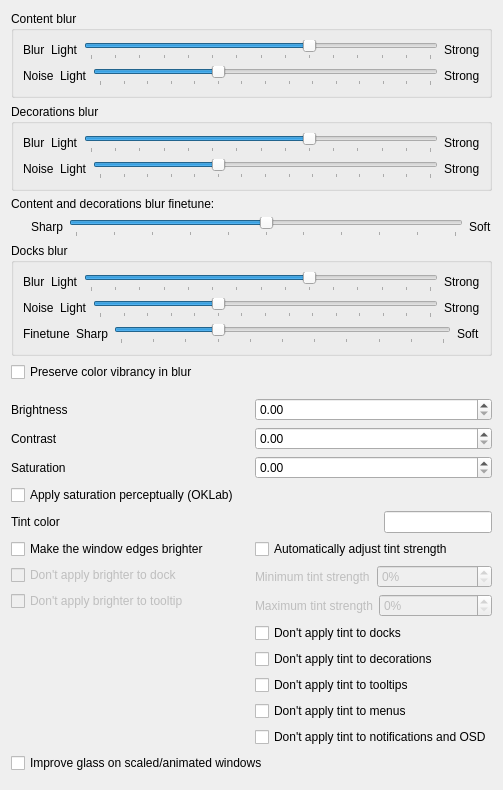
         <widget class="QWidget" name="scrollContentGeneral">
          <layout class="QVBoxLayout">
           <item>
            <widget class="QGroupBox" name="groupBoxContentBlur">
             <property name="title">
              <string>Content blur</string>
             </property>
             <layout class="QVBoxLayout" name="verticalLayoutContentBlur">
              <item>
               <layout class="QHBoxLayout" name="horizontalLayoutContentBlur" stretch="0,0,0,0">
                <item>
                 <widget class="QLabel" name="labelContentBlur">
                  <property name="text">
                   <string>Blur</string>
                  </property>
                 </widget>
                </item>
                <item>
                 <widget class="QLabel" name="labelConstantBlurLight">
                  <property name="text">
                   <string>Light</string>
                  </property>
                 </widget>
                </item>
                <item>
                 <widget class="QSlider" name="kcfg_BlurStrength">
                  <property name="minimum">
                   <number>1</number>
                  </property>
                  <property name="maximum">
                   <number>15</number>
                  </property>
                  <property name="singleStep">
                   <number>1</number>
                  </property>
                  <property name="pageStep">
                   <number>1</number>
                  </property>
                  <property name="value">
                   <number>10</number>
                  </property>
                  <property name="orientation">
                   <enum>Qt::Orientation::Horizontal</enum>
                  </property>
                  <property name="tickPosition">
                   <enum>QSlider::TickPosition::TicksBelow</enum>
                  </property>
                 </widget>
                </item>
                <item>
                 <widget class="QLabel" name="labelConstantBlurStrong">
                  <property name="text">
                   <string>Strong</string>
                  </property>
                 </widget>
                </item>
               </layout>
              </item>
              <item>
               <layout class="QHBoxLayout" name="horizontalLayoutContentNoise">
                <item>
                 <widget class="QLabel" name="labelContentNoise">
                  <property name="text">
                   <string>Noise</string>
                  </property>
                 </widget>
                </item>
                <item>
                 <widget class="QLabel" name="labelConstantNoiseLight">
                  <property name="text">
                   <string>Light</string>
                  </property>
                 </widget>
                </item>
                <item>
                 <widget class="QSlider" name="kcfg_NoiseStrength">
                  <property name="maximum">
                   <number>14</number>
                  </property>
                  <property name="pageStep">
                   <number>5</number>
                  </property>
                  <property name="value">
                   <number>5</number>
                  </property>
                  <property name="orientation">
                   <enum>Qt::Orientation::Horizontal</enum>
                  </property>
                  <property name="tickPosition">
                   <enum>QSlider::TickPosition::TicksBelow</enum>
                  </property>
                  <property name="tickInterval">
                   <number>1</number>
                  </property>
                 </widget>
                </item>
                <item>
                 <widget class="QLabel" name="labelConstantNoiseStrong">
                  <property name="text">
                   <string>Strong</string>
                  </property>
                 </widget>
                </item>
               </layout>
              </item>
             </layout>
            </widget>
           </item>
           <item>
            <widget class="QGroupBox" name="groupBoxDecorationBlur">
             <property name="title">
              <string>Decorations blur</string>
             </property>
             <layout class="QVBoxLayout" name="verticalLayoutDecorationBlur">
              <item>
               <layout class="QHBoxLayout" name="horizontalLayoutDecorationBlur" stretch="0,0,0,0">
                <item>
                 <widget class="QLabel" name="labelDecorationBlur">
                  <property name="text">
                   <string>Blur</string>
                  </property>
                 </widget>
                </item>
                <item>
                 <widget class="QLabel" name="labelDecorationBlurLight">
                  <property name="text">
                   <string>Light</string>
                  </property>
                 </widget>
                </item>
                <item>
                 <widget class="QSlider" name="kcfg_DecorationBlurStrength">
                  <property name="minimum">
                   <number>1</number>
                  </property>
                  <property name="maximum">
                   <number>15</number>
                  </property>
                  <property name="singleStep">
                   <number>1</number>
                  </property>
                  <property name="pageStep">
                   <number>1</number>
                  </property>
                  <property name="value">
                   <number>10</number>
                  </property>
                  <property name="orientation">
                   <enum>Qt::Orientation::Horizontal</enum>
                  </property>
                  <property name="tickPosition">
                   <enum>QSlider::TickPosition::TicksBelow</enum>
                  </property>
                 </widget>
                </item>
                <item>
                 <widget class="QLabel" name="labelDecorationBlurStrong">
                  <property name="text">
                   <string>Strong</string>
                  </property>
                 </widget>
                </item>
               </layout>
              </item>
              <item>
               <layout class="QHBoxLayout" name="horizontalLayoutDecorationNoise">
                <item>
                 <widget class="QLabel" name="labelDecorationNoise">
                  <property name="text">
                   <string>Noise</string>
                  </property>
                 </widget>
                </item>
                <item>
                 <widget class="QLabel" name="labelDecorationNoiseLight">
                  <property name="text">
                   <string>Light</string>
                  </property>
                 </widget>
                </item>
                <item>
                 <widget class="QSlider" name="kcfg_DecorationNoiseStrength">
                  <property name="maximum">
                   <number>14</number>
                  </property>
                  <property name="pageStep">
                   <number>5</number>
                  </property>
                  <property name="value">
                   <number>5</number>
                  </property>
                  <property name="orientation">
                   <enum>Qt::Orientation::Horizontal</enum>
                  </property>
                  <property name="tickPosition">
                   <enum>QSlider::TickPosition::TicksBelow</enum>
                  </property>
                  <property name="tickInterval">
                   <number>1</number>
                  </property>
                 </widget>
                </item>
                <item>
                 <widget class="QLabel" name="labelDecorationNoiseStrong">
                  <property name="text">
                   <string>Strong</string>
                  </property>
                 </widget>
                </item>
               </layout>
              </item>
             </layout>
            </widget>
           </item>
           <item>
            <widget class="QLabel" name="labelBlurFinetuneDescription">
             <property name="text">
              <string>Content and decorations blur finetune:</string>
             </property>
            </widget>
           </item>
           <item>
            <layout class="QHBoxLayout" name="horizontalLayoutBlurFinetune">
             <item>
              <spacer name="horizontalSpacerBlurFinetune">
               <property name="orientation">
                <enum>Qt::Orientation::Horizontal</enum>
               </property>
               <property name="sizeType">
                <enum>QSizePolicy::Policy::Fixed</enum>
               </property>
               <property name="sizeHint" stdset="0">
                <size>
                 <width>20</width>
                 <height>20</height>
                </size>
               </property>
              </spacer>
             </item>
             <item>
              <widget class="QLabel" name="labelBlurFinetuneSharp">
               <property name="text">
                <string>Sharp</string>
               </property>
              </widget>
             </item>
             <item>
              <widget class="QSlider" name="kcfg_BlurFinetune">
               <property name="minimum">
                <number>0</number>
               </property>
               <property name="maximum">
                <number>10</number>
               </property>
               <property name="singleStep">
                <number>1</number>
               </property>
               <property name="pageStep">
                <number>1</number>
               </property>
               <property name="value">
                <number>5</number>
               </property>
               <property name="orientation">
                <enum>Qt::Orientation::Horizontal</enum>
               </property>
               <property name="tickPosition">
                <enum>QSlider::TickPosition::TicksBelow</enum>
               </property>
               <property name="toolTip">
                <string>Tunes the content and decoration blur radius and upsample blend. Lower = tighter / sharper blur, higher = wider / softer blur.</string>
               </property>
              </widget>
             </item>
             <item>
              <widget class="QLabel" name="labelBlurFinetuneSoft">
               <property name="text">
                <string>Soft</string>
               </property>
              </widget>
             </item>
            </layout>
           </item>
           <item>
            <widget class="QGroupBox" name="groupBoxDockBlur">
             <property name="title">
              <string>Docks blur</string>
             </property>
             <layout class="QVBoxLayout" name="verticalLayoutDockBlur">
              <item>
               <layout class="QHBoxLayout" name="horizontalLayoutDockBlur" stretch="0,0,0,0">
                <item>
                 <widget class="QLabel" name="labelDockBlur">
                  <property name="text">
                   <string>Blur</string>
                  </property>
                 </widget>
                </item>
                <item>
                 <widget class="QLabel" name="labelDockBlurLight">
                  <property name="text">
                   <string>Light</string>
                  </property>
                 </widget>
                </item>
                <item>
                 <widget class="QSlider" name="kcfg_DockBlurStrength">
                  <property name="minimum">
                   <number>1</number>
                  </property>
                  <property name="maximum">
                   <number>15</number>
                  </property>
                  <property name="singleStep">
                   <number>1</number>
                  </property>
                  <property name="pageStep">
                   <number>1</number>
                  </property>
                  <property name="value">
                   <number>10</number>
                  </property>
                  <property name="orientation">
                   <enum>Qt::Orientation::Horizontal</enum>
                  </property>
                  <property name="tickPosition">
                   <enum>QSlider::TickPosition::TicksBelow</enum>
                  </property>
                 </widget>
                </item>
                <item>
                 <widget class="QLabel" name="labelDockBlurStrong">
                  <property name="text">
                   <string>Strong</string>
                  </property>
                 </widget>
                </item>
               </layout>
              </item>
              <item>
               <layout class="QHBoxLayout" name="horizontalLayoutDockNoise">
                <item>
                 <widget class="QLabel" name="labelDockNoise">
                  <property name="text">
                   <string>Noise</string>
                  </property>
                 </widget>
                </item>
                <item>
                 <widget class="QLabel" name="labelDockNoiseLight">
                  <property name="text">
                   <string>Light</string>
                  </property>
                 </widget>
                </item>
                <item>
                 <widget class="QSlider" name="kcfg_DockNoiseStrength">
                  <property name="maximum">
                   <number>14</number>
                  </property>
                  <property name="pageStep">
                   <number>5</number>
                  </property>
                  <property name="value">
                   <number>5</number>
                  </property>
                  <property name="orientation">
                   <enum>Qt::Orientation::Horizontal</enum>
                  </property>
                  <property name="tickPosition">
                   <enum>QSlider::TickPosition::TicksBelow</enum>
                  </property>
                  <property name="tickInterval">
                   <number>1</number>
                  </property>
                 </widget>
                </item>
                <item>
                 <widget class="QLabel" name="labelDockNoiseStrong">
                  <property name="text">
                   <string>Strong</string>
                  </property>
                 </widget>
                </item>
               </layout>
              </item>
              <item>
               <layout class="QHBoxLayout" name="horizontalLayoutDockBlurFinetune">
                <item>
                 <widget class="QLabel" name="labelDockBlurFinetune">
                  <property name="text">
                   <string>Finetune</string>
                  </property>
                 </widget>
                </item>
                <item>
                 <widget class="QLabel" name="labelDockBlurFinetuneSharp">
                  <property name="text">
                   <string>Sharp</string>
                  </property>
                 </widget>
                </item>
                <item>
                 <widget class="QSlider" name="kcfg_DockBlurFinetune">
                  <property name="minimum">
                   <number>0</number>
                  </property>
                  <property name="maximum">
                   <number>10</number>
                  </property>
                  <property name="singleStep">
                   <number>1</number>
                  </property>
                  <property name="pageStep">
                   <number>1</number>
                  </property>
                  <property name="value">
                   <number>3</number>
                  </property>
                  <property name="orientation">
                   <enum>Qt::Orientation::Horizontal</enum>
                  </property>
                  <property name="tickPosition">
                   <enum>QSlider::TickPosition::TicksBelow</enum>
                  </property>
                  <property name="toolTip">
                   <string>Tunes the dock blur radius and upsample blend. Lower = tighter / sharper blur, higher = wider / softer blur.</string>
                  </property>
                 </widget>
                </item>
                <item>
                 <widget class="QLabel" name="labelDockBlurFinetuneSoft">
                  <property name="text">
                   <string>Soft</string>
                  </property>
                 </widget>
                </item>
               </layout>
              </item>
             </layout>
            </widget>
           </item>
           <item>
            <widget class="QCheckBox" name="kcfg_BlurSaturationCompensation">
             <property name="text">
              <string>Preserve color vibrancy in blur</string>
             </property>
             <property name="toolTip">
              <string>Blur slightly desaturates colors — this counters that. Can cause artifacts.</string>
             </property>
            </widget>
           </item>
           <item>
            <spacer name="verticalSpacer">
             <property name="orientation">
              <enum>Qt::Orientation::Vertical</enum>
             </property>
             <property name="sizeHint" stdset="0">
              <size>
               <width>0</width>
               <height>0</height>
              </size>
             </property>
            </spacer>
           </item>
           <item>
            <spacer>
             <property name="orientation">
              <enum>Qt::Orientation::Vertical</enum>
             </property>
             <property name="sizeHint" stdset="0">
              <size>
               <width>0</width>
               <height>10</height>
              </size>
             </property>
            </spacer>
           </item>
           <item>
            <layout class="QHBoxLayout">
             <item>
              <widget class="QLabel" name="label">
               <property name="text">
                <string>Brightness</string>
               </property>
              </widget>
             </item>
             <item>
              <widget class="QDoubleSpinBox" name="kcfg_Brightness">
               <property name="minimum">
                <double>0.000000000000000</double>
               </property>
               <property name="singleStep">
                <double>0.100000000000000</double>
               </property>
              </widget>
             </item>
            </layout>
           </item>
           <item>
            <layout class="QHBoxLayout">
             <item>
              <widget class="QLabel" name="label">
               <property name="text">
                <string>Contrast</string>
               </property>
              </widget>
             </item>
             <item>
              <widget class="QDoubleSpinBox" name="kcfg_Contrast">
               <property name="minimum">
                <double>0.000000000000000</double>
               </property>
               <property name="singleStep">
                <double>0.100000000000000</double>
               </property>
              </widget>
             </item>
            </layout>
           </item>
           <item>
            <layout class="QHBoxLayout">
             <item>
              <widget class="QLabel" name="label">
               <property name="text">
                <string>Saturation</string>
               </property>
              </widget>
             </item>
             <item>
              <widget class="QDoubleSpinBox" name="kcfg_Saturation">
               <property name="minimum">
                <double>0.000000000000000</double>
               </property>
               <property name="singleStep">
                <double>0.100000000000000</double>
               </property>
              </widget>
             </item>
            </layout>
           </item>
           <item>
            <widget class="QCheckBox" name="kcfg_OklabSaturation">
             <property name="text">
              <string>Apply saturation perceptually (OKLab)</string>
             </property>
             <property name="toolTip">
              <string>Adjusts saturation evenly across all colors instead of in plain RGB.</string>
             </property>
            </widget>
           </item>
           <item>
            <layout class="QHBoxLayout">
             <item>
              <widget class="QLabel" name="labelTintColor">
               <property name="text">
                <string>Tint color</string>
               </property>
              </widget>
             </item>
             <item>
              <widget class="QLineEdit" name="kcfg_TintColor">
               <property name="sizePolicy">
                <sizepolicy hsizetype="Fixed" vsizetype="Fixed">
                 <horstretch>0</horstretch>
                 <verstretch>0</verstretch>
                </sizepolicy>
               </property>
               <property name="toolTip">
                <string>Enter a color in #AARRGGBB format. The A (alpha) channel sets tint strength.</string>
               </property>
              </widget>
             </item>
            </layout>
           </item>
           <item>
            <layout class="QHBoxLayout" name="tintAndEdgeOptionsLayout">
             <item>
              <layout class="QVBoxLayout" name="edgeLightingOptionsLayout">
               <property name="alignment">
                <set>Qt::AlignTop</set>
               </property>
               <item>
                <widget class="QCheckBox" name="kcfg_EdgeLighting">
                 <property name="text">
                  <string>Make the window edges brighter</string>
                 </property>
                </widget>
               </item>
               <item>
                <widget class="QCheckBox" name="kcfg_EdgeLightingDock">
                 <property name="enabled">
                  <bool>false</bool>
                 </property>
                 <property name="text">
                  <string>Don't apply brighter to dock</string>
                 </property>
                </widget>
               </item>
               <item>
                <widget class="QCheckBox" name="kcfg_EdgeLightingTooltip">
                 <property name="enabled">
                  <bool>false</bool>
                 </property>
                 <property name="text">
                  <string>Don't apply brighter to tooltip</string>
                 </property>
                </widget>
               </item>
              </layout>
             </item>
             <item>
              <spacer name="horizontalSpacerMiddle">
               <property name="orientation">
                <enum>Qt::Orientation::Horizontal</enum>
               </property>
               <property name="sizeHint" stdset="0">
                <size>
                 <width>40</width>
                 <height>20</height>
                </size>
               </property>
              </spacer>
             </item>
             <item>
              <layout class="QVBoxLayout" name="tintExclusionsLayout">
               <item>
                <widget class="QCheckBox" name="kcfg_AutoTintAlpha">
                 <property name="text">
                  <string>Automatically adjust tint strength</string>
                 </property>
                 <property name="toolTip">
                  <string>Scales tint strength by comparing the tint color with the color behind each pixel.</string>
                 </property>
                </widget>
               </item>
               <item>
                <layout class="QHBoxLayout" name="autoTintAlphaMinLayout">
                 <item>
                  <widget class="QLabel" name="labelAutoTintAlphaMin">
                   <property name="enabled">
                    <bool>false</bool>
                   </property>
                   <property name="text">
                    <string>Minimum tint strength</string>
                   </property>
                  </widget>
                 </item>
                 <item>
                  <widget class="QSpinBox" name="kcfg_AutoTintAlphaMin">
                   <property name="enabled">
                    <bool>false</bool>
                   </property>
                   <property name="suffix">
                    <string>%</string>
                   </property>
                   <property name="maximum">
                    <number>100</number>
                   </property>
                  </widget>
                 </item>
                </layout>
               </item>
               <item>
                <layout class="QHBoxLayout" name="autoTintAlphaMaxLayout">
                 <item>
                  <widget class="QLabel" name="labelAutoTintAlphaMax">
                   <property name="enabled">
                    <bool>false</bool>
                   </property>
                   <property name="text">
                    <string>Maximum tint strength</string>
                   </property>
                  </widget>
                 </item>
                 <item>
                  <widget class="QSpinBox" name="kcfg_AutoTintAlphaMax">
                   <property name="enabled">
                    <bool>false</bool>
                   </property>
                   <property name="suffix">
                    <string>%</string>
                   </property>
                   <property name="maximum">
                    <number>100</number>
                   </property>
                  </widget>
                 </item>
                </layout>
               </item>
               <item>
                <widget class="QCheckBox" name="kcfg_ExcludeDocks">
                 <property name="text">
                  <string>Don't apply tint to docks</string>
                 </property>
                </widget>
               </item>
               <item>
                <widget class="QCheckBox" name="kcfg_ExcludeDecorations">
                 <property name="text">
                  <string>Don't apply tint to decorations</string>
                 </property>
                </widget>
               </item>
               <item>
                <widget class="QCheckBox" name="kcfg_ExcludeTooltips">
                 <property name="text">
                  <string>Don't apply tint to tooltips</string>
                 </property>
                </widget>
               </item>
               <item>
                <widget class="QCheckBox" name="kcfg_ExcludeMenus">
                 <property name="text">
                  <string>Don't apply tint to menus</string>
                 </property>
                </widget>
               </item>
               <item>
                <widget class="QCheckBox" name="kcfg_ExcludeOSD">
                 <property name="text">
                  <string>Don't apply tint to notifications and OSD</string>
                 </property>
                </widget>
               </item>
              </layout>
             </item>
            </layout>
           </item>
           <item>
            <widget class="QCheckBox" name="kcfg_FixTransformedWindows">
             <property name="toolTip">
              <string>Makes the glass follow windows that are scaled by other effects (for example Bouncing Popups). Turn this off if it causes problems.</string>
             </property>
             <property name="text">
              <string>Improve glass on scaled/animated windows</string>
             </property>
            </widget>
           </item>
           <item>
            <widget class="QWidget" name="widget" native="true">
             <property name="sizePolicy">
              <sizepolicy hsizetype="Fixed" vsizetype="Expanding">
               <horstretch>0</horstretch>
               <verstretch>1</verstretch>
              </sizepolicy>
             </property>
            </widget>
           </item>
          </layout>
         </widget>
